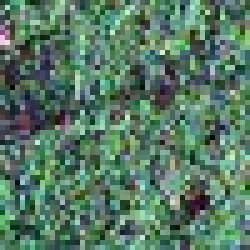
#> input picture DECP/sub_t.jpg, 50 x 50 px (shown 5 times larger)
$ python not_equal.py
#> lines starting #> are read from the running program, lines starting #| are printed output that depends on the picture
import numpy as np
from PIL import Image
import matplotlib.pyplot as plt
from mpl_toolkits.mplot3d import Axes3D


# 读入森林
st = np.array(Image.open("sub_t.jpg"), "f")
st = np.divide(st, 255)
x = st.shape[0]
#> x = 50
y = st.shape[1]
#> y = 50
z = st.shape[2]
#> z = 3
st.resize(x*y, z)

# 读入楼房
sg = np.array(Image.open("sub_g.jpg"), "f")
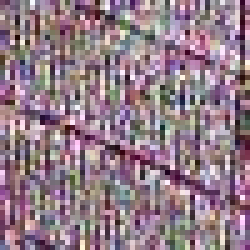
#> input picture DECP/sub_g.jpg, 50 x 50 px (shown 5 times larger)
sg = np.divide(sg, 255)
x = sg.shape[0]
y = sg.shape[1]
z = sg.shape[2]
sg.resize(x*y, z)

# 构造向量
vec = {}
vec[1] = sg
vec[0] = st

t_cov = np.cov(st[:, 0:3].T)
#> t_cov = [[0.0221, 0.0232, 0.0214], [0.0232, 0.0304, 0.0246], [0.0214, 0.0246, 0.0245]]
g_cov = np.cov(sg[:, 0:3].T)
#> g_cov = [[0.035, 0.0337, 0.0334], [0.0337, 0.0375, 0.0339], [0.0334, 0.0339, 0.0361]]
cov_avg = (t_cov+g_cov)/2.0
#> cov_avg = [[0.0286, 0.0284, 0.0274], [0.0284, 0.0339, 0.0292], [0.0274, 0.0292, 0.0303]]
t_u = np.transpose(st[:, 0:3].mean(axis=0))
#> t_u = [0.342, 0.475, 0.398]
g_u = np.transpose(sg[:, 0:3].mean(axis=0))
#> g_u = [0.577, 0.488, 0.536]
p = np.log(0.5)


fig = plt.figure()
ax = Axes3D(fig)
ax.scatter(sg[:, 0], sg[:, 1], sg[:, 2], c='blue')
ax.scatter(st[:, 0], st[:, 1], st[:, 2], c='red')
ax.set_zlabel('B')
ax.set_ylabel('G')
ax.set_xlabel('R')
# 不相等的
w_g = np.linalg.inv(t_cov) * (-0.5)
#> w_g = [[-171.8, 50.99, 98.91], [50.99, -102.1, 58.01], [98.91, 58.01, -165.1]]
w_t = np.linalg.inv(g_cov) * (-0.5)
#> w_t = [[-157.3, 65.46, 84.06], [65.46, -117.3, 49.72], [84.06, 49.72, -138.4]]
W = np.subtract(w_g, w_t)
#> W = [[-14.41, -14.48, 14.85], [-14.48, 15.13, 8.28], [14.85, 8.28, -26.7]]
w_g_0 = np.dot(w_g * (-2.0), g_u.T)
#> w_g_0 = [42.47, -21.42, 6.33]
w_t_0 = np.dot(w_t * (-2.0), t_u.T)
#> w_t_0 = [-21.39, 26.91, 5.53]
w = np.subtract(w_g_0, w_t_0)
#> w = [63.86, -48.33, 0.792]
w_g_1 = -0.5 * np.dot(np.dot(g_u, np.linalg.inv(t_cov)), g_u.T) - 0.5 * np.log(
    np.linalg.det(t_cov)) + np.log(0.5)
#> w_g_1 = -2.07
w_t_1 = -0.5 * np.dot(np.dot(t_u, np.linalg.inv(g_cov)), t_u.T) - 0.5 * np.log(
    np.linalg.det(g_cov)) + np.log(0.5)
#> w_t_1 = 2.61
wi_0 = w_g_1 - w_t_1
#> wi_0 = -4.68

x1 = np.arange(0, 1, 0.001)
y1 = np.arange(0, 1, 0.001)
x1, y1 = np.meshgrid(x1, y1)

a = W[2, 2]
#> a = -26.7
b = ((W[0, 2] + W[2, 0]) * y1 + (W[1, 2] + W[2, 1]) * x1 + w[2])
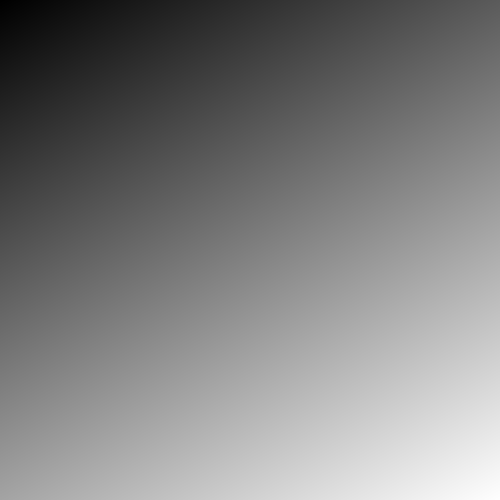
#> b: shape (1000, 1000) float64 (shown at 1/2 size); min 0.792, max 47.01, mean 23.9; drawn with min black and max white
c = (W[0, 0] * x1 * x1 + W[1, 1] * y1 * y1 + (W[0, 1] + W[1, 0])
     * x1 * y1 + w[0] * x1 + w[1] * y1) + wi_0
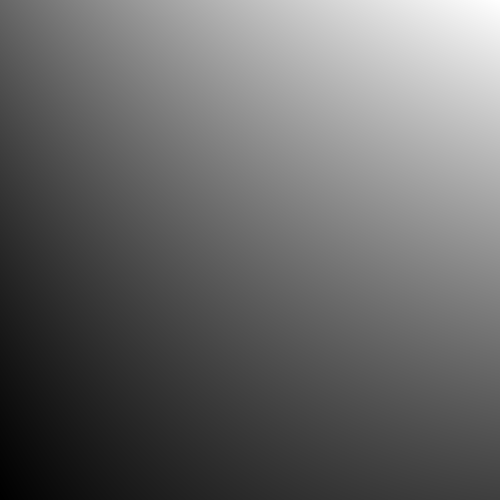
#> c: shape (1000, 1000) float64 (shown at 1/2 size); min -37.86, max 44.74, mean -3.9; drawn with min black and max white


z1 = ((-b - np.sqrt(b ** 2 - 4 * a * c)) / (2 * a))
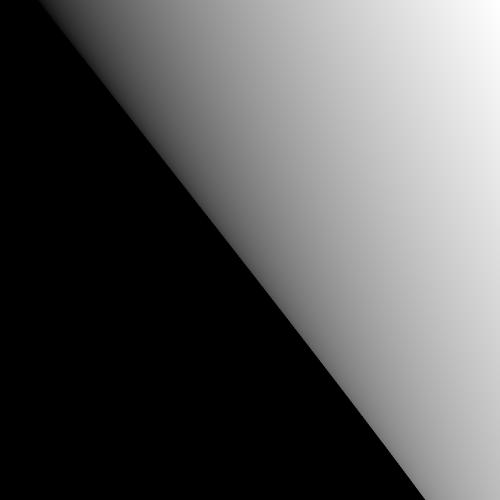
#> z1: shape (1000, 1000) float64 (shown at 1/2 size); 46.6% of the values are NaN or infinite; the others: min 0.0511, max 1.66, mean 1.11; drawn with min black, max white, NaN and infinite black
z2 = ((-b + np.sqrt(b ** 2 - 4 * a * c)) / (2 * a))
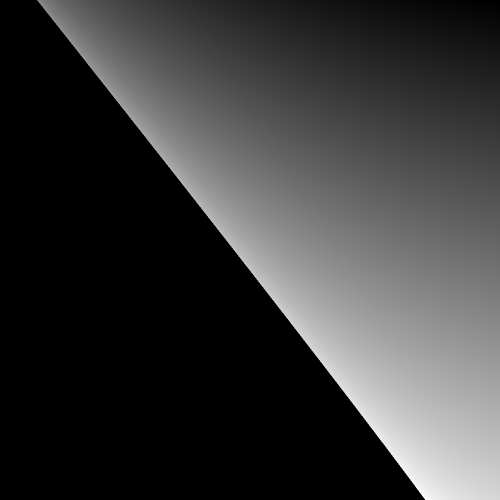
#> z2: shape (1000, 1000) float64 (shown at 1/2 size); 46.6% of the values are NaN or infinite; the others: min -1.01, max 0.82, mean -0.234; drawn with min black, max white, NaN and infinite black


ax.plot_surface(x1, y1, z1, color='black')
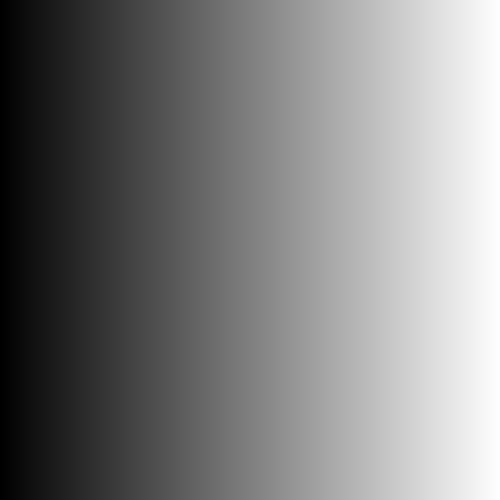
#> x1: shape (1000, 1000) float64 (shown at 1/2 size); min 0, max 0.999, mean 0.499
ax.plot_surface(x1, y1, z2, color='black')
